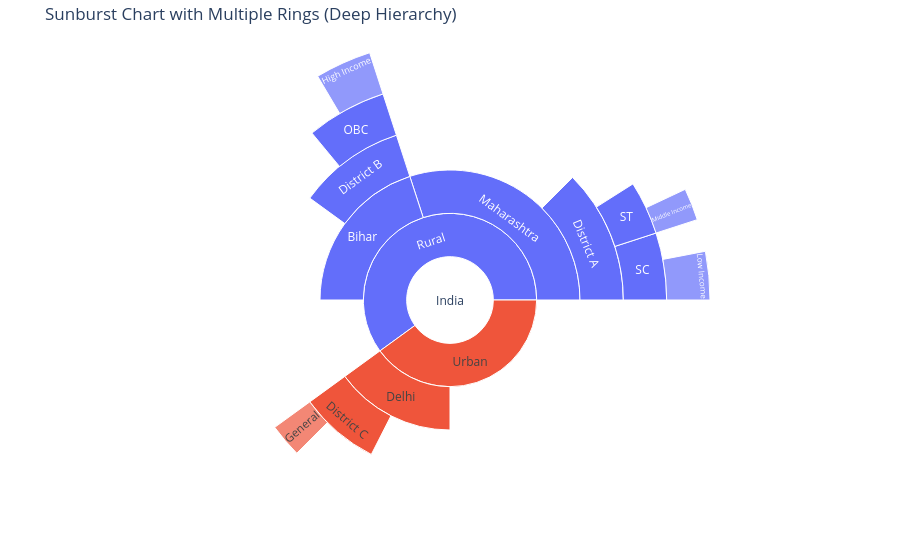

Notebook source saved alongside this figure:
### Code cell
import plotly.graph_objects as go

labels = [
    "India",
    "Rural", "Urban",
    "Maharashtra", "Bihar", "Delhi",
    "District A", "District B", "District C",
    "SC", "ST", "OBC", "General",
    "Low Income", "Middle Income", "High Income"
]

parents = [
    "",                # India is root
    "India", "India",  # Rural, Urban
    "Rural", "Rural", "Urban",   # States
    "Maharashtra", "Bihar", "Delhi",  # Districts
    "District A", "District A", "District B", "District C",  # Castes
    "SC", "ST", "OBC", "General"  # Income brackets
]

values = [
    200,  # India (root total)
    120,  # Rural
    80,   # Urban
    60, 40, 30,   # States
    25, 20, 15,   # Districts
    10, 8, 12, 5, # Castes
    6, 4, 7, 3    # Income brackets
]

fig = go.Figure(go.Sunburst(
    labels=labels,
    parents=parents,
    values=values,
    branchvalues="total"
))

fig.update_layout(
    title="Sunburst Chart with Multiple Rings (Deep Hierarchy)",
    margin=dict(t=40, l=0, r=0, b=0)
)

fig.show()

### Figure 1 — Plotly figure (JSON) as saved in the notebook; plotly's stock layout.template omitted (floating-point values rounded to 4 significant figures)
{"data": [{"branchvalues": "total", "labels": ["India", "Rural", "Urban", "Maharashtra", "Bihar", "Delhi", "District A", "District B", "District C", "SC", "ST", "OBC", "General", "Low Income", "Middle Income", "High Income"], "parents": ["", "India", "India", "Rural", "Rural", "Urban", "Maharashtra", "Bihar", "Delhi", "District A", "District A", "District B", "District C", "SC", "ST", "OBC", "General"], "type": "sunburst", "values": [200, 120, 80, 60, 40, 30, 25, 20, 15, 10, 8, 12, 5, 6, 4, 7, 3]}], "layout": {"margin": {"b": 0, "l": 0, "r": 0, "t": 40}, "title": {"text": "Sunburst Chart with Multiple Rings (Deep Hierarchy)"}}}
